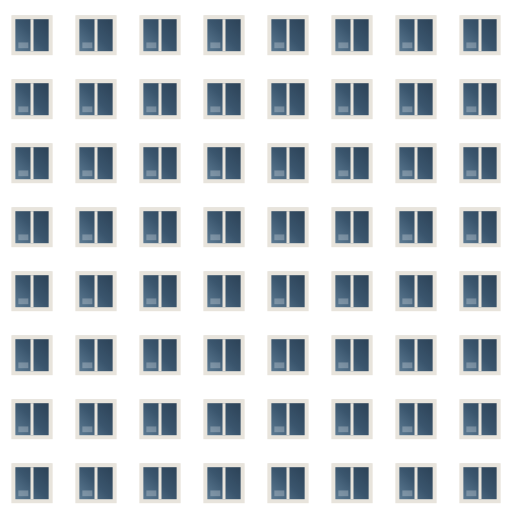
#> input picture godot/assets/models/building_0_0.png, 512 x 512 px, given in place of sand_drummyfish.png, which was not available
$ python build_textures.py
#> lines starting #> are read from the running program, lines starting #| are printed output that depends on the picture; after the words box and inside, x2 and y2 are one past the last pixel; in counts of white or black regions, pixels touching at a corner belong together; pictures that were not available may be replaced by others from this repository, and a replacement may not be noted
"""Texturas estilizadas del mundo (look de juego móvil: pintado a mano, colores limpios, sin ruido fino).

Fuentes (CC0, pintadas a mano en GIMP) en src/: ver CREDITOS.md.
El color lo siguen poniendo los colores por vértice de cada modelo: acá se arman "mapas de detalle"
casi blancos (promedio ~0,93) que sólo agregan las pinceladas y el volumen.

  python godot/tools/stylized_textures/build_textures.py

Salida en assets/textures/stylized/:
  sand_detail.png    médanos pintados (terreno)
  cracks_detail.png  tierra agrietada de barreal (manchas en el terreno)
  slab_tiles.png     baldosas de hormigón con bisel (platea de la sala), 2×2 baldosas
  canopy_sheet.png   chapa acanalada con brillo suave (techo de la sala)
"""
import os

import numpy as np
from PIL import Image, ImageFilter

HERE = os.path.dirname(os.path.abspath(__file__))
GODOT = os.path.dirname(os.path.dirname(HERE))
OUT = os.path.join(GODOT, "assets", "textures", "stylized")


def detail_map(src: str, size: int, mean: float, contrast: float, blur: float = 0.0) -> Image.Image:
    """Luminancia de `src` re-centrada en `mean`, con el contraste de las pinceladas escalado."""
#> called with src = 'sand_drummyfish.png', size = 512, mean = 0.93, contrast = 1.25, blur = 0
    im = Image.open(os.path.join(HERE, "src", src)).convert("RGB").resize((size, size), Image.LANCZOS)
    if blur > 0:
        im = im.filter(ImageFilter.GaussianBlur(blur))
    a = np.asarray(im).astype(np.float32) / 255.0
    lum = a @ np.array([0.299, 0.587, 0.114], dtype=np.float32)
    d = (lum - lum.mean()) * contrast + mean
    d = np.clip(d, 0.0, 1.0)
    return Image.fromarray((np.stack([d, d, d], -1) * 255).astype(np.uint8))
#> call 2 of detail_map, with src = 'dirt_drummyfish.png', size = 512, mean = 0.9, contrast = 1.1, blur = 0.4
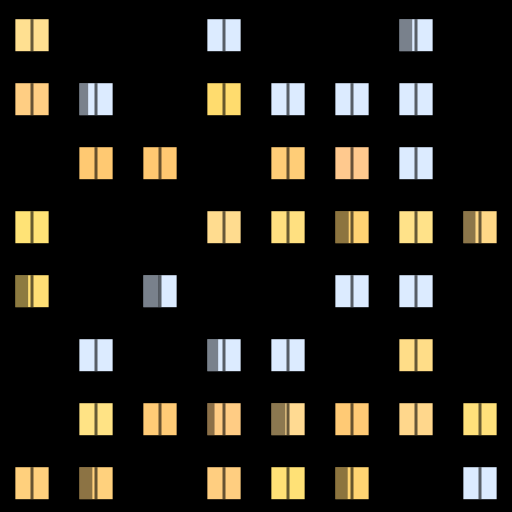
#> input picture godot/assets/models/building_0_1.png, 512 x 512 px, given in place of dirt_drummyfish.png, which was not available
#> in detail_map (call 2), `d = np.clip(d, 0.0, 1.0)`:
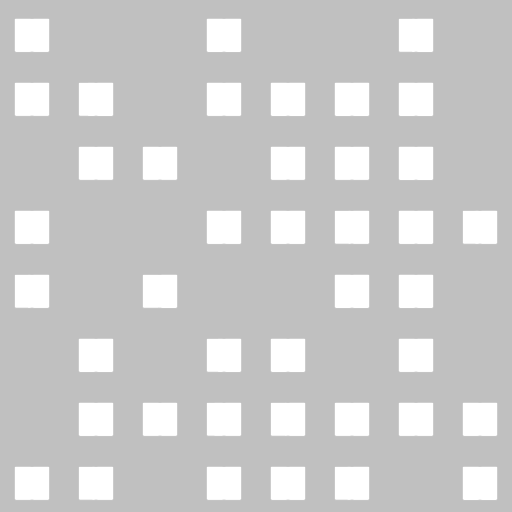
#> d: shape (512, 512) float32; min 0.756, max 1, mean 0.799


def tileable_noise(size: int, cells: int, seed: int) -> np.ndarray:
    """Ruido suave que repite en los bordes (bicúbico sobre una grilla aleatoria periódica)."""
#> called with size = 512, cells = 6, seed = 3
    rng = np.random.default_rng(seed)
    g = rng.random((cells, cells)).astype(np.float32)
    big = np.tile(g, (3, 3))
    im = Image.fromarray((big * 255).astype(np.uint8)).resize((size * 3, size * 3), Image.BICUBIC)
#> im: PIL image 1536x1536 L
    a = np.asarray(im).astype(np.float32)[size:2 * size, size:2 * size] / 255.0
#> a: shape (512, 512) float32
    return a


def slab_tiles(size: int = 512) -> Image.Image:
    """2×2 baldosas: centro liso con manchas suaves, bisel claro arriba-izquierda y oscuro abajo-derecha,
    junta oscura de 3 px. Todo cerca del blanco (el gris lo da el color por vértice)."""
    t = size // 2
    y, x = np.mgrid[0:size, 0:size].astype(np.float32)
    lx, ly = x % t, y % t
    base = 0.93 + (tileable_noise(size, 6, 3) - 0.5) * 0.06 + (tileable_noise(size, 20, 4) - 0.5) * 0.025
    bev = 7.0
    hl = np.clip(1.0 - np.minimum(lx, ly) / bev, 0, 1)
    sh = np.clip(1.0 - np.minimum(t - 1 - lx, t - 1 - ly) / bev, 0, 1)
    v = base + hl * 0.07 - sh * 0.1
    joint = (np.minimum(lx, t - 1 - lx) < 1.5) | (np.minimum(ly, t - 1 - ly) < 1.5)
    v = np.where(joint, 0.62, v)
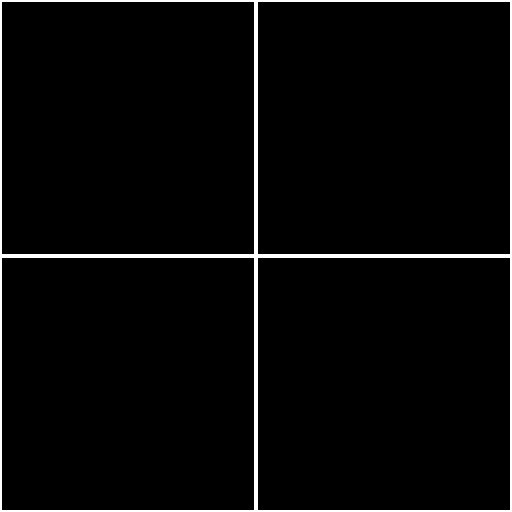
#> joint: shape (512, 512) bool; 3.1% white; 1 white region, box (x1, y1, x2, y2) and area: (0, 0, 512, 512) 8128
    v = np.clip(v, 0, 1)
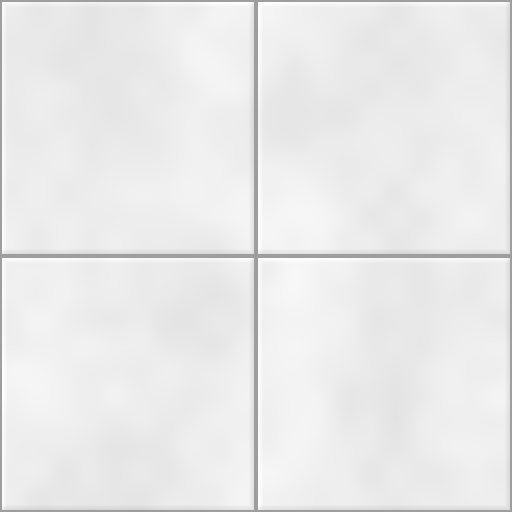
#> v: shape (512, 512) float32; min 0.62, max 1, mean 0.919
    rgb = np.stack([v, v * 0.995, v * 0.985], -1)
    return Image.fromarray((rgb * 255).astype(np.uint8)).filter(ImageFilter.GaussianBlur(0.6))


def canopy_sheet(size: int = 256, waves: int = 8) -> Image.Image:
    """Chapa acanalada: ondas suaves en x con un brillo marcado en cada cresta (estilo cartoon)."""
#> called with size = 256, waves = 8
    x = np.arange(size, dtype=np.float32)
    ph = (x / size) * waves * 2 * np.pi
    s = np.sin(ph)
    v = 0.78 + 0.12 * s + 0.12 * np.clip((s - 0.75) / 0.25, 0, 1)
    col = np.tile(v[None, :], (size, 1))
    col = col + (tileable_noise(size, 5, 9) - 0.5) * 0.04
#> call 3 of tileable_noise, with size = 256, cells = 5, seed = 9
#> in tileable_noise (call 3), `im = Image.fromarray((big * 255).astype(np.uint8)).resize((size * 3, s..`:
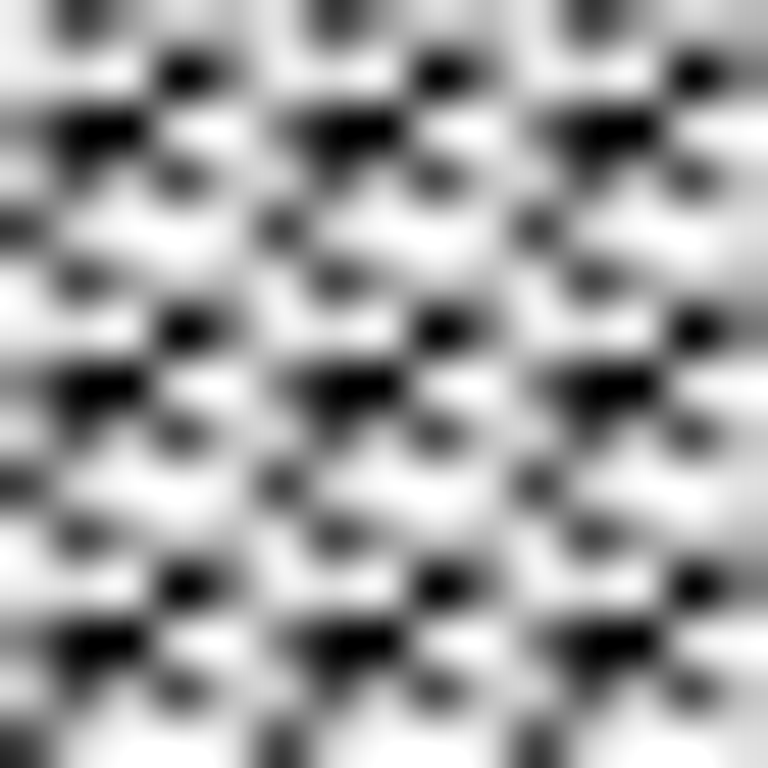
#> im: PIL image 768x768 L; min 0, max 255, mean 158.3
#> in tileable_noise (call 3), `a = np.asarray(im).astype(np.float32)[size:2 * size, size:2 * size] / ..`:
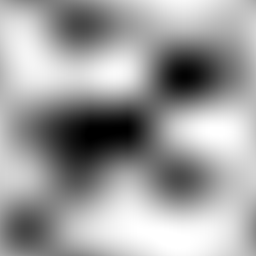
#> a: shape (256, 256) float32; min 0, max 1, mean 0.621
    col = np.clip(col, 0, 1)
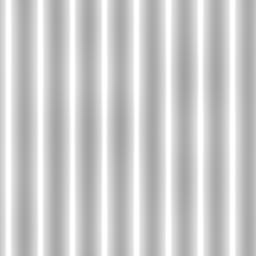
#> col: shape (256, 256) float32; min 0.64, max 1, mean 0.802
    rgb = np.stack([col, col, col * 1.01], -1).clip(0, 1)
#> rgb: shape (256, 256, 3) float32
    return Image.fromarray((rgb * 255).astype(np.uint8))
#> returned value: PIL image 256x256 RGB


def main() -> None:
    os.makedirs(OUT, exist_ok=True)
    detail_map("sand_drummyfish.png", 512, 0.93, 1.25).save(os.path.join(OUT, "sand_detail.png"))
    detail_map("dirt_drummyfish.png", 512, 0.9, 1.1, 0.4).save(os.path.join(OUT, "cracks_detail.png"))
    slab_tiles().save(os.path.join(OUT, "slab_tiles.png"))
    canopy_sheet().save(os.path.join(OUT, "canopy_sheet.png"))
    print("listo:", sorted(os.listdir(OUT)))


if __name__ == "__main__":
    main()
